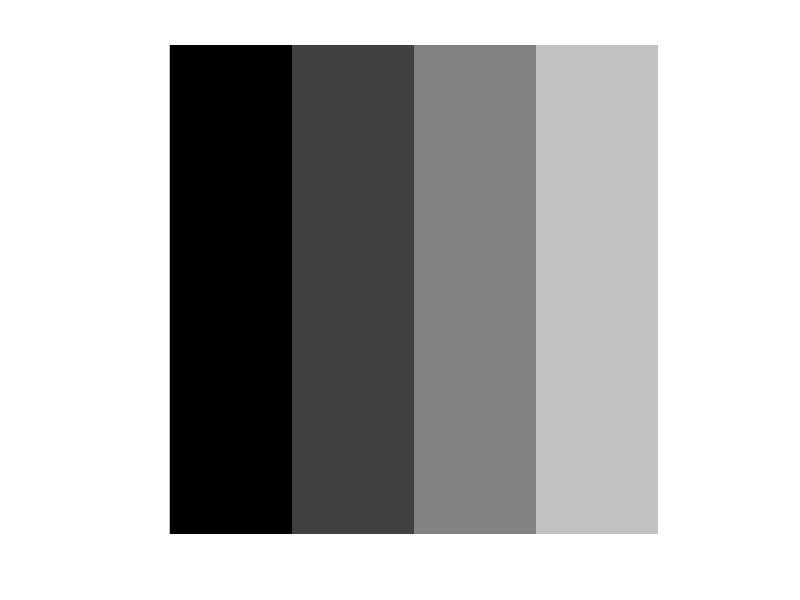

Reproduce this figure in MATLAB.

% Initial Values and config
nParts = 4;
SampleSize = 256;


nCount = 0;
InterValOffset = 0;
IntervalVal = 0;

% Determine Interval Length and Pad-fill size.
IntervalLength = round(SampleSize / nParts);
Remainder = mod(SampleSize, nParts);

% Loop for the number of parts.
for i = 1:nParts
  IntervalVal = (nCount / nParts);
 
  % Build the Interval
  for j = 1:IntervalLength
    y(InterValOffset + j) = IntervalVal;
  endfor
  
  InterValOffset = InterValOffset + IntervalLength;
  nCount = nCount + 1;  
  
endfor

% Pad Fill Remainder.
for t = InterValOffset:(SampleSize + Remainder)
  y(t) = IntervalVal;
endfor

% Build 2D Array of Samples
buildSize = size(y);
for k = 1:SampleSize
  CellImg(k, 1:SampleSize) = y(1:SampleSize);
endfor

% Display the Data
plot(y);
imshow(CellImg);

